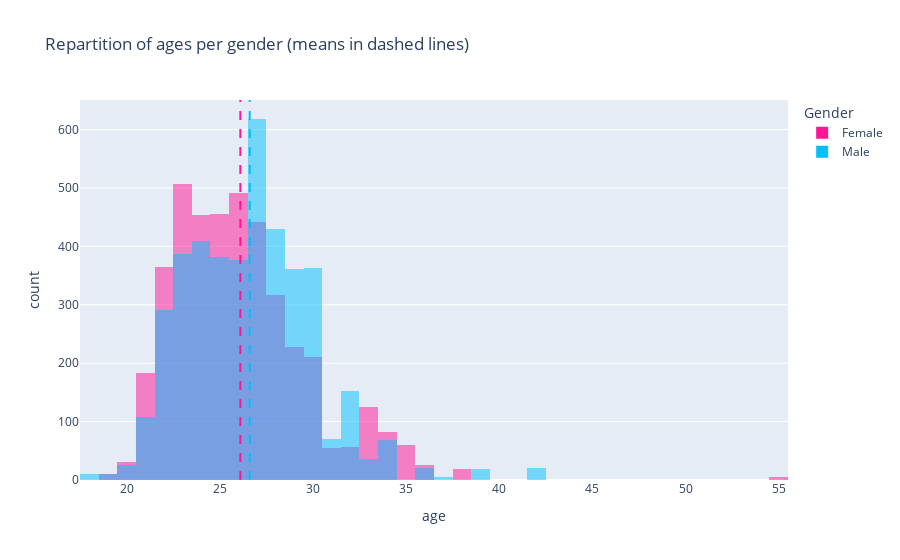
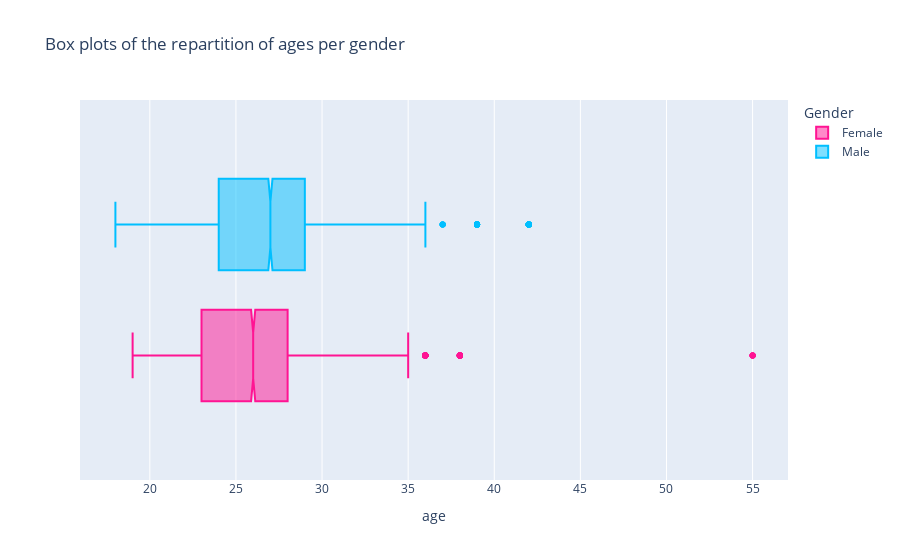

Notebook code cell kept with these figures, in order:
### Markdown cell above
## Ages' repartition

### Code cell
fig = px.histogram(Tinder, 'age', color='gender_name', color_discrete_map = {'Female':'deeppink','Male':'deepskyblue'},
             barmode="overlay", title='Repartition of ages per gender (means in dashed lines)')
fig.add_vline(x=Tinder.loc[Tinder['gender_name']=='Female','age'].mean(), line_dash="dash", line_color="deeppink")
fig.add_vline(x=Tinder.loc[Tinder['gender_name']=='Male','age'].mean(), line_dash="dash", line_color="deepskyblue")
fig.update_layout(legend_title_text='Gender')
fig.show()

print(f'moyenne age femmes : {Tinder.loc[Tinder['gender_name']=='Female','age'].mean()}, \
      des hommes : {Tinder.loc[Tinder['gender_name']=='Male','age'].mean()}')

fig = px.box(Tinder, 'age', color='gender_name', color_discrete_map = {'Female':'deeppink','Male':'deepskyblue'},
       notched=True, title="Box plots of the repartition of ages per gender")
fig.update_layout(legend_title_text='Gender')
fig.show()

### Figure 1 — Plotly figure (JSON) as saved in the notebook; plotly's stock layout.template omitted (floating-point values rounded to 4 significant figures; data arrays with more than 128 entries replaced by an {"elided": "..."} marker saying what was removed)
{"data": [{"alignmentgroup": "True", "bingroup": "x", "hovertemplate": "gender_name=Female<br>age=%{x}<br>count=%{y}<extra></extra>", "legendgroup": "Female", "marker": {"color": "deeppink", "opacity": 0.5, "pattern": {"shape": ""}}, "name": "Female", "offsetgroup": "Female", "orientation": "v", "showlegend": true, "type": "histogram", "x": {"elided": "4184 int values"}, "xaxis": "x", "yaxis": "y"}, {"alignmentgroup": "True", "bingroup": "x", "hovertemplate": "gender_name=Male<br>age=%{x}<br>count=%{y}<extra></extra>", "legendgroup": "Male", "marker": {"color": "deepskyblue", "opacity": 0.5, "pattern": {"shape": ""}}, "name": "Male", "offsetgroup": "Male", "orientation": "v", "showlegend": true, "type": "histogram", "x": {"elided": "4194 int values"}, "xaxis": "x", "yaxis": "y"}], "layout": {"barmode": "overlay", "legend": {"title": {"text": "Gender"}, "tracegroupgap": 0}, "shapes": [{"line": {"color": "deeppink", "dash": "dash"}, "type": "line", "x0": 26.11, "x1": 26.11, "xref": "x", "y0": 0, "y1": 1, "yref": "y domain"}, {"line": {"color": "deepskyblue", "dash": "dash"}, "type": "line", "x0": 26.61, "x1": 26.61, "xref": "x", "y0": 0, "y1": 1, "yref": "y domain"}], "title": {"text": "Repartition of ages per gender (means in dashed lines)"}, "xaxis": {"anchor": "y", "domain": [0, 1], "title": {"text": "age"}}, "yaxis": {"anchor": "x", "domain": [0, 1], "title": {"text": "count"}}}}

### Figure 2 — Plotly figure (JSON) as saved in the notebook; plotly's stock layout.template omitted (floating-point values rounded to 4 significant figures; data arrays with more than 128 entries replaced by an {"elided": "..."} marker saying what was removed)
{"data": [{"alignmentgroup": "True", "hovertemplate": "gender_name=Female<br>age=%{x}<extra></extra>", "legendgroup": "Female", "marker": {"color": "deeppink"}, "name": "Female", "notched": true, "offsetgroup": "Female", "orientation": "h", "showlegend": true, "type": "box", "x": {"elided": "4184 int values"}, "x0": " ", "xaxis": "x", "y0": " ", "yaxis": "y"}, {"alignmentgroup": "True", "hovertemplate": "gender_name=Male<br>age=%{x}<extra></extra>", "legendgroup": "Male", "marker": {"color": "deepskyblue"}, "name": "Male", "notched": true, "offsetgroup": "Male", "orientation": "h", "showlegend": true, "type": "box", "x": {"elided": "4194 int values"}, "x0": " ", "xaxis": "x", "y0": " ", "yaxis": "y"}], "layout": {"boxmode": "group", "legend": {"title": {"text": "Gender"}, "tracegroupgap": 0}, "title": {"text": "Box plots of the repartition of ages per gender"}, "xaxis": {"anchor": "y", "domain": [0, 1], "title": {"text": "age"}}, "yaxis": {"anchor": "x", "domain": [0, 1]}}}
